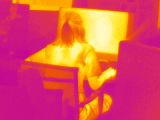
#> input picture calandreg/2.tiff, 160 x 120 px
$ python featureMatching.py   (Python 2 division)
#> lines starting #> are read from the running program, lines starting #| are printed output that depends on the picture; after the words box and inside, x2 and y2 are one past the last pixel; in counts of white or black regions, pixels touching at a corner belong together
import numpy as np
import cv2
from matplotlib import pyplot as plt

MIN_MATCH_COUNT = 10

imgg1 = cv2.imread('2.tiff',0)          # queryImage
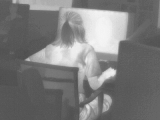
#> imgg1: shape (120, 160); min 79, max 245, mean 123
imgg2 = cv2.imread('20170829_143315_HoloLens.jpg',0) # trainImage
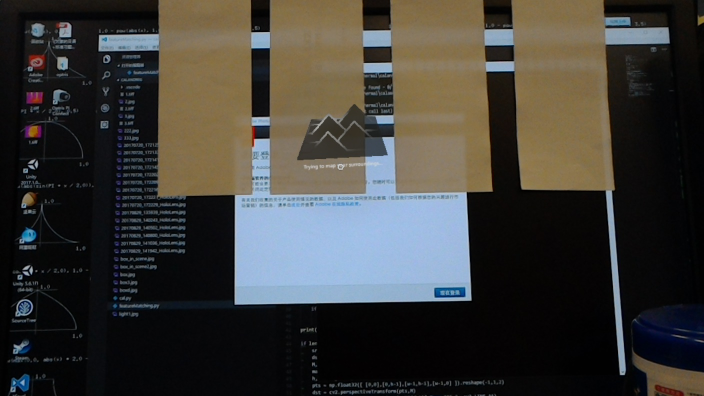
#> input picture calandreg/20170829_143315_HoloLens.jpg, 1408 x 792 px (shown at 1/2 size)
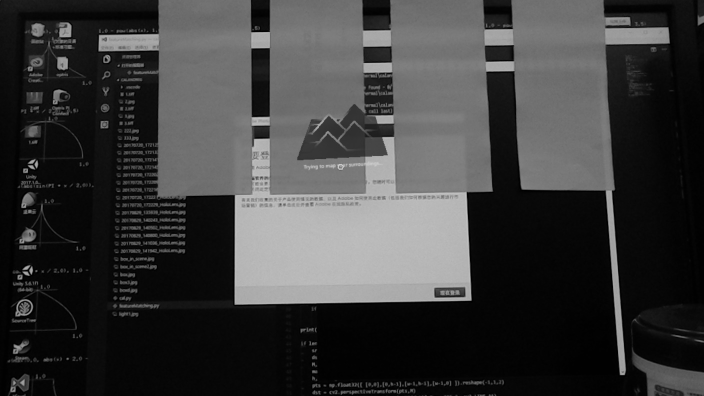
#> imgg2: shape (792, 1408) (shown at 1/2 size); min 0, max 214, mean 59.1

#img1 = cv2.resize(imgg1, (0,0), fx=0.3, fy=0.3)
#img2 = cv2.resize(imgg2, (0,0), fx=0.3, fy=0.3)

img1 = imgg1
img2 = imgg2

# Initiate SIFT detector
sift = cv2.xfeatures2d.SIFT_create()

cv2.imshow('box', img1)
cv2.imshow('scene', img2)

cv2.waitKey()

# find the keypoints and descriptors with SIFT
kp1, des1 = sift.detectAndCompute(img1,None)
#> kp1 = 64 keypoints; strongest (x, y, size): (110, 73, 6.8), (105, 31, 27.4), (58, 55, 16.6), (107, 98, 5.4)
kp2, des2 = sift.detectAndCompute(img2,None)
#> kp2 = 2974 keypoints; strongest (x, y, size): (52, 547, 5), (52, 536, 4.8), (63, 334, 4.7), (62, 541, 4.9)

FLANN_INDEX_KDTREE = 0
index_params = dict(algorithm = FLANN_INDEX_KDTREE, trees = 5)
search_params = dict(checks = 50)

flann = cv2.FlannBasedMatcher(index_params, search_params)

matches = flann.knnMatch(des1,des2,k=2)
#> matches = 64 matches

# store all the good matches as per Lowe's ratio test.
good = []
for m,n in matches:
   # if m.distance < 0.7*n.distance:
        good.append(m)
#> this loop made 64 passes
#> after the loop, good = 64 matches

print(len(good))
#| 64

if len(good)>MIN_MATCH_COUNT:
    src_pts = np.float32([ kp1[m.queryIdx].pt for m in good ]).reshape(-1,1,2)
#> src_pts = 64 rows, first 8: [26.99, 6.18], [27.81, 59.37], [31.87, 7.66], [31.87, 7.66], [39.63, 56.45], [44.69, 61.96], [45.1, 60.94], [48.04, 85.04]
    dst_pts = np.float32([ kp2[m.trainIdx].pt for m in good ]).reshape(-1,1,2)
#> dst_pts = 64 rows, first 8: [1225.9, 383.6], [169.6, 154], [1226.9, 377.1], [675.6, 236.1], [1331.9, 97.92], [770.5, 290.5], [248.8, 499.7], [244.7, 628.9]
    M, mask = cv2.findHomography(src_pts, dst_pts, cv2.RANSAC,5.0)
#> M = [[-8.32, -5.16, 1228.5], [-2.61, -1.58, 384.1], [-0.00675, -0.00418, 1]]; mask = 64 values, max 1 at index 0, min 0 at index 1, mean 0.0938
    matchesMask = mask.ravel().tolist()
#> matchesMask has the same summary as mask
    h,w = img1.shape
#> h = 120; w = 160
    pts = np.float32([ [0,0],[0,h-1],[w-1,h-1],[w-1,0] ]).reshape(-1,1,2)
#> pts = [[0, 0], [0, 119], [159, 119], [159, 0]]
    dst = cv2.perspectiveTransform(pts,M)
#> dst = [[1228.5, 384.1], [1221.9, 389.1], [1242.2, 383.4], [1289.7, 412.3]]
    img2 = cv2.polylines(img2,[np.int32(dst)],True,255,3, cv2.LINE_AA)
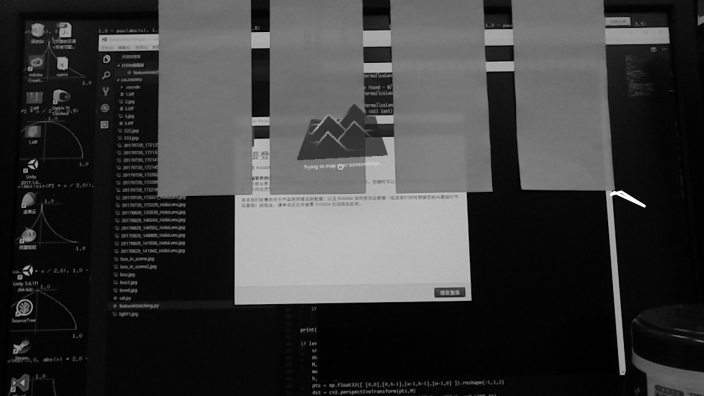
#> img2: shape (792, 1408) (shown at 1/2 size); 0.07% of pixels changed, all inside (x1, y1, x2, y2) = (1219, 380, 1293, 416)
else:
    print "Not enough matches are found - %d/%d" % (len(good),MIN_MATCH_COUNT)
    matchesMask = None

draw_params = dict(matchColor = (0,255,0), # draw matches in green color
                   singlePointColor = None,
                   matchesMask = matchesMask, # draw only inliers
                   flags = 2)
#> draw_params = 4 items
img3 = cv2.drawMatches(img1,kp1,img2,kp2,good,None,**draw_params)
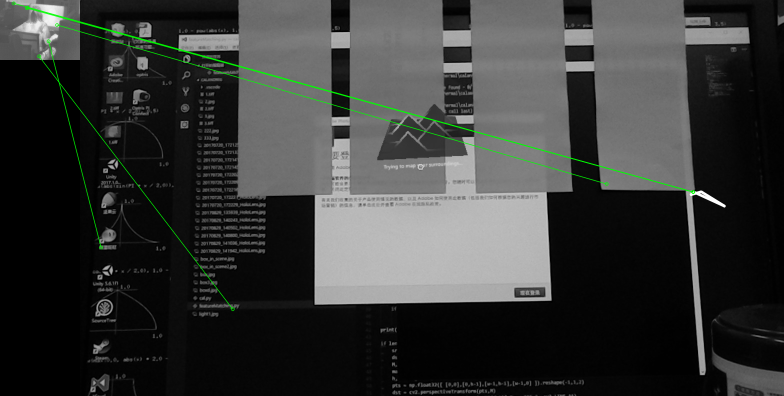
#> img3: shape (792, 1568, 3) (shown at 1/2 size); mean of channels 0, 1, 2 54.7, 56.1, 54.7; drawn as B, G, R
# plt.imshow(img3, 'gray'),plt.show()
plt.imshow(img3),plt.show()

# cv2.waitKey()
